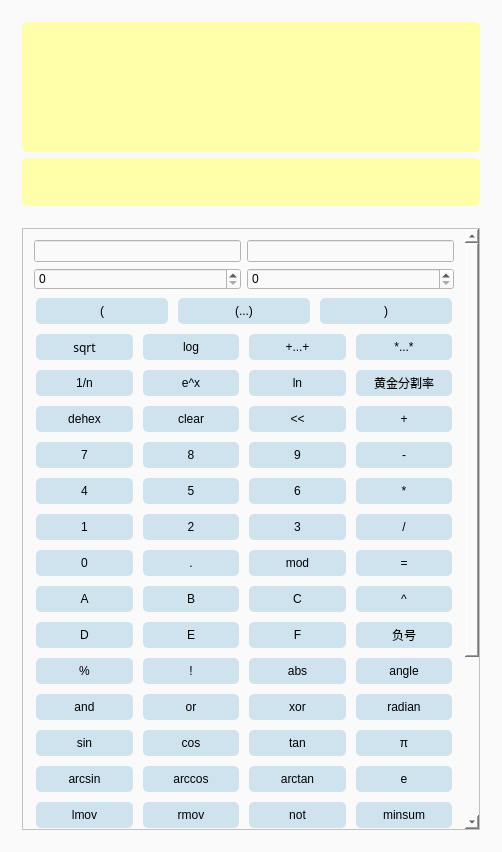
<?xml version="1.0" encoding="UTF-8"?>
<ui version="4.0">
 <class>Widget</class>
 <widget class="QWidget" name="Widget">
  <property name="geometry">
   <rect>
    <x>0</x>
    <y>0</y>
    <width>502</width>
    <height>852</height>
   </rect>
  </property>
  <property name="windowTitle">
   <string>公式计算器 Dev Ice2Faith</string>
  </property>
  <property name="styleSheet">
   <string notr="true">*{
	font-family:&quot;华文仿宋&quot;;
}
QWidget{
	background-color:#fafafa;
}
QPlainTextEdit{
	border:solid 1px black;
	border-radius:5px;
	background-color:#ffa;
	font-size:20px;
}
QPushButton{
	border:none;
	border-bottom:solid 1px #aaa;
	background-color:#CEE3EE;
	padding:3px;
	margin:2px;
	border-radius:5px;
	min-height:20px;
	min-width:72px;
}
QPushButton:hover{
	border:solid 1px #aaa;
	border-radius:8px;
	background-color:#95FF89;
}</string>
  </property>
  <layout class="QVBoxLayout" name="verticalLayout_2">
   <item>
    <widget class="QWidget" name="widget" native="true">
     <property name="maximumSize">
      <size>
       <width>16777215</width>
       <height>200</height>
      </size>
     </property>
     <layout class="QVBoxLayout" name="verticalLayout">
      <property name="bottomMargin">
       <number>5</number>
      </property>
      <item>
       <widget class="QPlainTextEdit" name="edtInput">
        <property name="enabled">
         <bool>true</bool>
        </property>
        <property name="minimumSize">
         <size>
          <width>0</width>
          <height>64</height>
         </size>
        </property>
        <property name="maximumSize">
         <size>
          <width>16777215</width>
          <height>16777215</height>
         </size>
        </property>
        <property name="toolTip">
         <string>按Enter回车进入输入，按Esc退出输入</string>
        </property>
        <property name="locale">
         <locale language="Chinese" country="China"/>
        </property>
        <property name="inputMethodHints">
         <set>Qt::ImhMultiLine</set>
        </property>
       </widget>
      </item>
      <item>
       <widget class="QPlainTextEdit" name="edtOutput">
        <property name="minimumSize">
         <size>
          <width>0</width>
          <height>48</height>
         </size>
        </property>
        <property name="maximumSize">
         <size>
          <width>16777215</width>
          <height>64</height>
         </size>
        </property>
        <property name="toolTip">
         <string>计算结果将会显示在这里</string>
        </property>
        <property name="readOnly">
         <bool>true</bool>
        </property>
       </widget>
      </item>
     </layout>
    </widget>
   </item>
   <item>
    <widget class="QWidget" name="widget_2" native="true">
     <property name="minimumSize">
      <size>
       <width>480</width>
       <height>400</height>
      </size>
     </property>
     <layout class="QVBoxLayout" name="verticalLayout_4">
      <item>
       <widget class="QScrollArea" name="scrollArea">
        <property name="minimumSize">
         <size>
          <width>0</width>
          <height>0</height>
         </size>
        </property>
        <property name="widgetResizable">
         <bool>true</bool>
        </property>
        <widget class="QWidget" name="scrollAreaWidgetContents_2">
         <property name="geometry">
          <rect>
           <x>0</x>
           <y>0</y>
           <width>435</width>
           <height>866</height>
          </rect>
         </property>
         <layout class="QVBoxLayout" name="verticalLayout_3">
          <item>
           <layout class="QGridLayout" name="gridLayout">
            <item row="1" column="1">
             <widget class="QLineEdit" name="edtSrcHexNumber"/>
            </item>
            <item row="1" column="2">
             <widget class="QLineEdit" name="edtDstHexNumber"/>
            </item>
            <item row="2" column="1">
             <widget class="QSpinBox" name="spnSrcHex"/>
            </item>
            <item row="2" column="2">
             <widget class="QSpinBox" name="spnDstHex"/>
            </item>
           </layout>
          </item>
          <item>
           <layout class="QGridLayout" name="gridLayout">
            <item row="1" column="2">
             <widget class="QPushButton" name="btnQuateLeft">
              <property name="toolTip">
               <string>括号之前必须加运算符，就算是乘号也不可省略</string>
              </property>
              <property name="text">
               <string>(</string>
              </property>
             </widget>
            </item>
            <item row="1" column="4">
             <widget class="QPushButton" name="btnQuateRight">
              <property name="toolTip">
               <string>注意括号要配对哦</string>
              </property>
              <property name="text">
               <string>)</string>
              </property>
             </widget>
            </item>
            <item row="1" column="3">
             <widget class="QPushButton" name="btnInQuate">
              <property name="text">
               <string>(...)</string>
              </property>
             </widget>
            </item>
           </layout>
          </item>
          <item>
           <layout class="QGridLayout" name="gridLayout_3">
            <item row="0" column="1">
             <widget class="QPushButton" name="btnLog">
              <property name="toolTip">
               <string>用法：2 log 8 标识以2为底8的对数</string>
              </property>
              <property name="text">
               <string>log</string>
              </property>
             </widget>
            </item>
            <item row="0" column="2">
             <widget class="QPushButton" name="btnAdds">
              <property name="toolTip">
               <string>用法： 1 adds 5 标识从1累加到5</string>
              </property>
              <property name="text">
               <string>+...+</string>
              </property>
             </widget>
            </item>
            <item row="0" column="3">
             <widget class="QPushButton" name="btnMuls">
              <property name="toolTip">
               <string>用法：2 muls 5 标识从2累加到5</string>
              </property>
              <property name="text">
               <string>*...*</string>
              </property>
             </widget>
            </item>
            <item row="0" column="0">
             <widget class="QPushButton" name="btnSqrt">
              <property name="font">
               <font>
                <family>华文仿宋</family>
                <pointsize>9</pointsize>
                <weight>50</weight>
                <bold>false</bold>
               </font>
              </property>
              <property name="toolTip">
               <string>用法： 3 sqrt 8 标识8开3次方</string>
              </property>
              <property name="text">
               <string>sqrt</string>
              </property>
             </widget>
            </item>
            <item row="1" column="0">
             <widget class="QPushButton" name="btnRecip">
              <property name="toolTip">
               <string>用法：5 recip 标识取5的倒数</string>
              </property>
              <property name="text">
               <string>1/n</string>
              </property>
             </widget>
            </item>
            <item row="1" column="1">
             <widget class="QPushButton" name="btnEpowX">
              <property name="toolTip">
               <string>用法：12 epow 标识e的12次方</string>
              </property>
              <property name="text">
               <string>e^x</string>
              </property>
             </widget>
            </item>
            <item row="1" column="2">
             <widget class="QPushButton" name="btnLn">
              <property name="toolTip">
               <string>用法：2 ln 标识ln2</string>
              </property>
              <property name="text">
               <string>ln</string>
              </property>
             </widget>
            </item>
            <item row="1" column="3">
             <widget class="QPushButton" name="btnGoldSec">
              <property name="toolTip">
               <string>用法：1 numgsec 标识1*黄金分割率0.618</string>
              </property>
              <property name="text">
               <string>黄金分割率</string>
              </property>
             </widget>
            </item>
           </layout>
          </item>
          <item>
           <layout class="QGridLayout" name="gridLayout_10">
            <item row="1" column="2">
             <widget class="QPushButton" name="btnNum9">
              <property name="text">
               <string>9</string>
              </property>
             </widget>
            </item>
            <item row="5" column="4">
             <widget class="QPushButton" name="btnCompute">
              <property name="toolTip">
               <string>计算结果，虽然基本上会自动运算了</string>
              </property>
              <property name="text">
               <string>=</string>
              </property>
             </widget>
            </item>
            <item row="2" column="2">
             <widget class="QPushButton" name="btnNum6">
              <property name="text">
               <string>6</string>
              </property>
             </widget>
            </item>
            <item row="4" column="2">
             <widget class="QPushButton" name="btnNum3">
              <property name="text">
               <string>3</string>
              </property>
             </widget>
            </item>
            <item row="2" column="1">
             <widget class="QPushButton" name="btnNum5">
              <property name="text">
               <string>5</string>
              </property>
             </widget>
            </item>
            <item row="1" column="4">
             <widget class="QPushButton" name="btnSub">
              <property name="toolTip">
               <string>用法：1-2 标识1减去2</string>
              </property>
              <property name="text">
               <string>-</string>
              </property>
             </widget>
            </item>
            <item row="4" column="1">
             <widget class="QPushButton" name="btnNum2">
              <property name="text">
               <string>2</string>
              </property>
             </widget>
            </item>
            <item row="2" column="4">
             <widget class="QPushButton" name="btnMul">
              <property name="toolTip">
               <string>用法：1*2 标识1乘以2</string>
              </property>
              <property name="text">
               <string>*</string>
              </property>
             </widget>
            </item>
            <item row="1" column="1">
             <widget class="QPushButton" name="btnNum8">
              <property name="text">
               <string>8</string>
              </property>
             </widget>
            </item>
            <item row="4" column="0">
             <widget class="QPushButton" name="btnNum1">
              <property name="text">
               <string>1</string>
              </property>
             </widget>
            </item>
            <item row="5" column="0">
             <widget class="QPushButton" name="btnNum0">
              <property name="text">
               <string>0</string>
              </property>
             </widget>
            </item>
            <item row="5" column="1">
             <widget class="QPushButton" name="btnDot">
              <property name="toolTip">
               <string>小数点</string>
              </property>
              <property name="text">
               <string>.</string>
              </property>
             </widget>
            </item>
            <item row="0" column="1">
             <widget class="QPushButton" name="btnClear">
              <property name="toolTip">
               <string>清空输入框</string>
              </property>
              <property name="text">
               <string>clear</string>
              </property>
             </widget>
            </item>
            <item row="0" column="4">
             <widget class="QPushButton" name="btnAdd">
              <property name="toolTip">
               <string>用法：1+2 标识1加上2</string>
              </property>
              <property name="text">
               <string>+</string>
              </property>
             </widget>
            </item>
            <item row="0" column="0">
             <widget class="QPushButton" name="btnDehex">
              <property name="toolTip">
               <string>用法：16 dehex0a12 标识按照16进制解析数0a12,注意dehex之后必须是一个数字字符，不能有空格，因此原本的a12写成0a12</string>
              </property>
              <property name="text">
               <string>dehex</string>
              </property>
             </widget>
            </item>
            <item row="1" column="0">
             <widget class="QPushButton" name="btnNum7">
              <property name="text">
               <string>7</string>
              </property>
             </widget>
            </item>
            <item row="2" column="0">
             <widget class="QPushButton" name="btnNum4">
              <property name="text">
               <string>4</string>
              </property>
             </widget>
            </item>
            <item row="4" column="4">
             <widget class="QPushButton" name="btnDiv">
              <property name="toolTip">
               <string>用法：8/2 标识8除以2</string>
              </property>
              <property name="text">
               <string>/</string>
              </property>
             </widget>
            </item>
            <item row="0" column="2">
             <widget class="QPushButton" name="btnBack">
              <property name="text">
               <string>&lt;&lt;</string>
              </property>
             </widget>
            </item>
            <item row="5" column="2">
             <widget class="QPushButton" name="btnMod">
              <property name="toolTip">
               <string>用法：8 % 3 标识8对3取模</string>
              </property>
              <property name="text">
               <string>mod</string>
              </property>
             </widget>
            </item>
           </layout>
          </item>
          <item>
           <layout class="QGridLayout" name="gridLayout_11">
            <item row="0" column="2">
             <widget class="QPushButton" name="btnNumC">
              <property name="text">
               <string>C</string>
              </property>
             </widget>
            </item>
            <item row="0" column="0">
             <widget class="QPushButton" name="btnNumA">
              <property name="text">
               <string>A</string>
              </property>
             </widget>
            </item>
            <item row="0" column="1">
             <widget class="QPushButton" name="btnNumB">
              <property name="text">
               <string>B</string>
              </property>
             </widget>
            </item>
            <item row="0" column="3">
             <widget class="QPushButton" name="btnPow">
              <property name="toolTip">
               <string>用法：2 ^3 标识2的3次幂</string>
              </property>
              <property name="text">
               <string>^</string>
              </property>
             </widget>
            </item>
            <item row="1" column="0">
             <widget class="QPushButton" name="btnNumD">
              <property name="text">
               <string>D</string>
              </property>
             </widget>
            </item>
            <item row="1" column="1">
             <widget class="QPushButton" name="btnNumE">
              <property name="text">
               <string>E</string>
              </property>
             </widget>
            </item>
            <item row="1" column="2">
             <widget class="QPushButton" name="btnNumF">
              <property name="text">
               <string>F</string>
              </property>
             </widget>
            </item>
            <item row="1" column="3">
             <widget class="QPushButton" name="btnNeg">
              <property name="toolTip">
               <string>用法：12 neg 标识12取负号，如果你要负数，你也可以用(0-12)这种方式</string>
              </property>
              <property name="text">
               <string>负号</string>
              </property>
             </widget>
            </item>
           </layout>
          </item>
          <item>
           <layout class="QGridLayout" name="gridLayout_4">
            <item row="1" column="3">
             <widget class="QPushButton" name="btnRadian">
              <property name="toolTip">
               <string>用法：60 radian 标识求角度60对应的弧度值</string>
              </property>
              <property name="text">
               <string>radian</string>
              </property>
             </widget>
            </item>
            <item row="1" column="0">
             <widget class="QPushButton" name="btnBitAnd">
              <property name="toolTip">
               <string>用法： 5 and 6 标识5位与6</string>
              </property>
              <property name="text">
               <string>and</string>
              </property>
             </widget>
            </item>
            <item row="1" column="1">
             <widget class="QPushButton" name="btnBitOr">
              <property name="toolTip">
               <string>用法：3 or 4 标识3位或4</string>
              </property>
              <property name="text">
               <string>or</string>
              </property>
             </widget>
            </item>
            <item row="1" column="2">
             <widget class="QPushButton" name="btnBitXor">
              <property name="toolTip">
               <string>用法：12 xor 7 标识12位异或7</string>
              </property>
              <property name="text">
               <string>xor</string>
              </property>
             </widget>
            </item>
            <item row="0" column="0">
             <widget class="QPushButton" name="btnPercent">
              <property name="toolTip">
               <string>用法：26 per 标识26%</string>
              </property>
              <property name="text">
               <string>%</string>
              </property>
             </widget>
            </item>
            <item row="0" column="1">
             <widget class="QPushButton" name="btnFactorial">
              <property name="toolTip">
               <string>用法：5! 标识5的阶乘</string>
              </property>
              <property name="text">
               <string>!</string>
              </property>
             </widget>
            </item>
            <item row="0" column="2">
             <widget class="QPushButton" name="btnAbs">
              <property name="toolTip">
               <string>用法：12 abs 标识取12的绝对值 </string>
              </property>
              <property name="text">
               <string>abs</string>
              </property>
             </widget>
            </item>
            <item row="0" column="3">
             <widget class="QPushButton" name="btnAngle">
              <property name="toolTip">
               <string>用法：1.0472 angle 标识求弧度1.0472对应的角度值</string>
              </property>
              <property name="text">
               <string>angle</string>
              </property>
             </widget>
            </item>
           </layout>
          </item>
          <item>
           <layout class="QGridLayout" name="gridLayout_6">
            <item row="2" column="0">
             <widget class="QPushButton" name="btnLmov">
              <property name="text">
               <string>lmov</string>
              </property>
             </widget>
            </item>
            <item row="2" column="1">
             <widget class="QPushButton" name="btnRmov">
              <property name="text">
               <string>rmov</string>
              </property>
             </widget>
            </item>
            <item row="2" column="2">
             <widget class="QPushButton" name="btnNot">
              <property name="text">
               <string>not</string>
              </property>
             </widget>
            </item>
            <item row="3" column="0">
             <widget class="QPushButton" name="btnMax">
              <property name="text">
               <string>max</string>
              </property>
             </widget>
            </item>
            <item row="4" column="3">
             <widget class="QPushButton" name="btnPerSub">
              <property name="text">
               <string>persub</string>
              </property>
             </widget>
            </item>
            <item row="5" column="1">
             <widget class="QPushButton" name="btnRandZ">
              <property name="text">
               <string>randz</string>
              </property>
             </widget>
            </item>
            <item row="5" column="0">
             <widget class="QPushButton" name="btnRand">
              <property name="text">
               <string>rand</string>
              </property>
             </widget>
            </item>
            <item row="6" column="3">
             <widget class="QPushButton" name="btnDayOfYear">
              <property name="text">
               <string>dayofyear</string>
              </property>
             </widget>
            </item>
            <item row="5" column="2">
             <widget class="QPushButton" name="btnRandF">
              <property name="text">
               <string>randf</string>
              </property>
             </widget>
            </item>
            <item row="5" column="3">
             <widget class="QPushButton" name="btnDayOfMonth">
              <property name="text">
               <string>dayofmonth</string>
              </property>
             </widget>
            </item>
            <item row="4" column="2">
             <widget class="QPushButton" name="btnPerAdd">
              <property name="text">
               <string>peradd</string>
              </property>
             </widget>
            </item>
            <item row="3" column="3">
             <widget class="QPushButton" name="btnMaxFac">
              <property name="text">
               <string>maxfac</string>
              </property>
             </widget>
            </item>
            <item row="4" column="0">
             <widget class="QPushButton" name="btnRecipAdds">
              <property name="text">
               <string>recipadds</string>
              </property>
             </widget>
            </item>
            <item row="4" column="1">
             <widget class="QPushButton" name="btnRecipMuls">
              <property name="text">
               <string>recipmuls</string>
              </property>
             </widget>
            </item>
            <item row="0" column="1">
             <widget class="QPushButton" name="btnCos">
              <property name="toolTip">
               <string>用法：0.506 cos 标识求弧度0.506的cos值，所以，这里接受的是弧度值，如果你要角度：60 radian cos</string>
              </property>
              <property name="text">
               <string>cos</string>
              </property>
             </widget>
            </item>
            <item row="0" column="2">
             <widget class="QPushButton" name="btnTan">
              <property name="toolTip">
               <string>用法：1.0472 tan 标识求弧度1.0472的tan值，所以，这里接受的是弧度值，如果你要角度：60 radian tan</string>
              </property>
              <property name="text">
               <string>tan</string>
              </property>
             </widget>
            </item>
            <item row="1" column="0">
             <widget class="QPushButton" name="btnArcSin">
              <property name="toolTip">
               <string>用法：0.866 arcsin 标识求0.866的反正弦弧度值，如果你要角度：0.866 arcsin angle</string>
              </property>
              <property name="text">
               <string>arcsin</string>
              </property>
             </widget>
            </item>
            <item row="0" column="0">
             <widget class="QPushButton" name="btnSin">
              <property name="toolTip">
               <string>用法：1.04 sin 标识求弧度1.04的sin值，所以，这里接受的是弧度值，如果你要角度：60 radian sin</string>
              </property>
              <property name="text">
               <string>sin</string>
              </property>
             </widget>
            </item>
            <item row="1" column="1">
             <widget class="QPushButton" name="btnArcCos">
              <property name="toolTip">
               <string>用法：0.5 arccos 标识求0.5的反余弦弧度值，如果你要角度：0.5 arccos angle</string>
              </property>
              <property name="text">
               <string>arccos</string>
              </property>
             </widget>
            </item>
            <item row="1" column="2">
             <widget class="QPushButton" name="btnArcTan">
              <property name="toolTip">
               <string>用法：1.732 arctan 标识求1.732的反余弦弧度值，如果你要角度：1.732 arctan angle</string>
              </property>
              <property name="text">
               <string>arctan</string>
              </property>
             </widget>
            </item>
            <item row="1" column="3">
             <widget class="QPushButton" name="btnmE">
              <property name="toolTip">
               <string>用法：3 e 标识3*2.71828</string>
              </property>
              <property name="text">
               <string>e</string>
              </property>
             </widget>
            </item>
            <item row="0" column="3">
             <widget class="QPushButton" name="btnmPi">
              <property name="toolTip">
               <string>用法：2 numpi 标识2*3.14159</string>
              </property>
              <property name="text">
               <string>π</string>
              </property>
             </widget>
            </item>
            <item row="6" column="0">
             <widget class="QPushButton" name="btnCeil">
              <property name="text">
               <string>ceil</string>
              </property>
             </widget>
            </item>
            <item row="3" column="1">
             <widget class="QPushButton" name="btnMin">
              <property name="text">
               <string>min</string>
              </property>
             </widget>
            </item>
            <item row="2" column="3">
             <widget class="QPushButton" name="btnMinSum">
              <property name="text">
               <string>minsum</string>
              </property>
             </widget>
            </item>
            <item row="3" column="2">
             <widget class="QPushButton" name="btnAvg">
              <property name="text">
               <string>avg</string>
              </property>
             </widget>
            </item>
            <item row="7" column="2">
             <widget class="QPushButton" name="btnKmhToMs">
              <property name="text">
               <string>kmh2ms</string>
              </property>
             </widget>
            </item>
            <item row="7" column="1">
             <widget class="QPushButton" name="btnFTail">
              <property name="text">
               <string>ftail</string>
              </property>
             </widget>
            </item>
            <item row="7" column="3">
             <widget class="QPushButton" name="btnMsToKmh">
              <property name="text">
               <string>ms2kmh</string>
              </property>
             </widget>
            </item>
            <item row="6" column="2">
             <widget class="QPushButton" name="btnRound">
              <property name="text">
               <string>round</string>
              </property>
             </widget>
            </item>
            <item row="6" column="1">
             <widget class="QPushButton" name="btnFloor">
              <property name="text">
               <string>floor</string>
              </property>
             </widget>
            </item>
            <item row="7" column="0">
             <widget class="QPushButton" name="btnDHead">
              <property name="text">
               <string>dhead</string>
              </property>
             </widget>
            </item>
            <item row="8" column="0">
             <widget class="QPushButton" name="btnCtToFt">
              <property name="text">
               <string>c2f</string>
              </property>
             </widget>
            </item>
            <item row="8" column="1">
             <widget class="QPushButton" name="btnFtToCt">
              <property name="text">
               <string>f2c</string>
              </property>
             </widget>
            </item>
            <item row="8" column="2">
             <widget class="QPushButton" name="btnXPowX">
              <property name="text">
               <string>x^x</string>
              </property>
             </widget>
            </item>
            <item row="8" column="3">
             <widget class="QPushButton" name="btnFeibo">
              <property name="text">
               <string>feibo</string>
              </property>
             </widget>
            </item>
           </layout>
          </item>
         </layout>
        </widget>
       </widget>
      </item>
     </layout>
    </widget>
   </item>
  </layout>
 </widget>
 <layoutdefault spacing="6" margin="11"/>
 <resources/>
 <connections/>
</ui>
